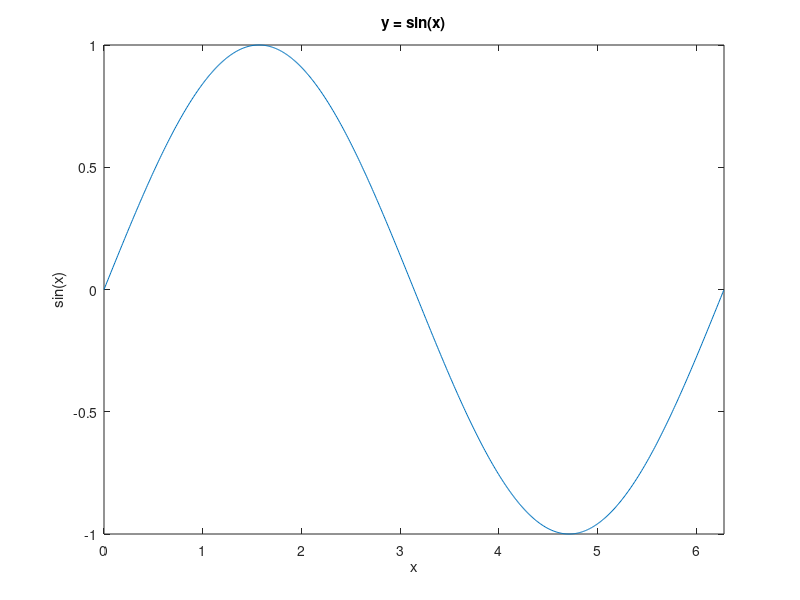
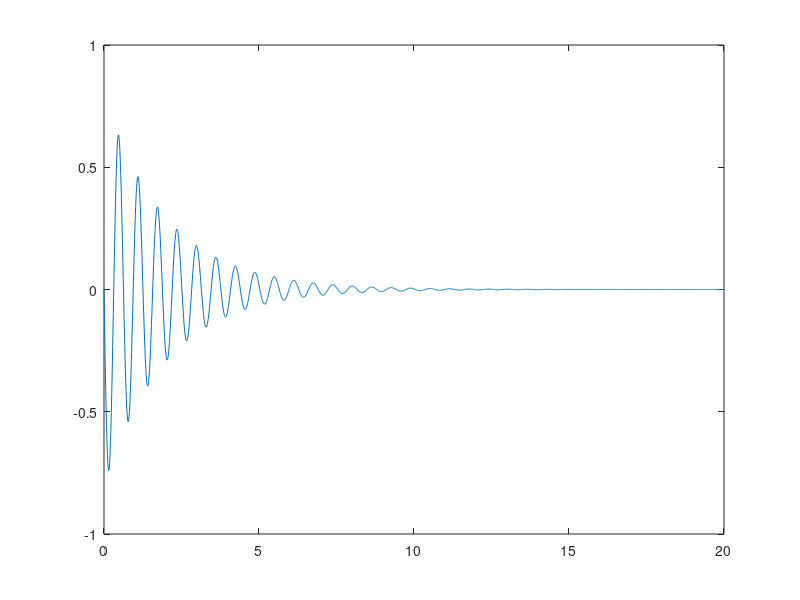

Write the MATLAB code that produced these figures, in order.
x = 0:0.01:2*pi;
y = sin(x);
figure%建立幕布
plot(x,y)
title("y = sin(x)");
xlabel("x");
ylabel("sin(x)");
xlim([0 2*pi]);%视图坐标限制

x = 0:0.01:20;
y1 = 200 * exp(-0.05 * x) .* sin(x);
y2 = -0.8 * exp(-0.5 * x) .* sin(10 * x);
figure;
plot(x,y1);
plot(x,y2);
